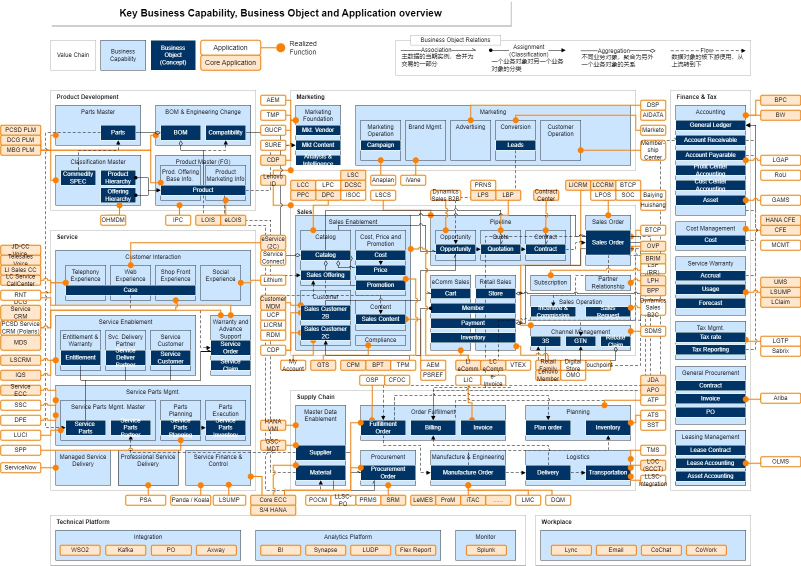
#> input picture 本地知识库/backup/Key Business Capability, Data Concept and Application overview.jpg, 1602 x 1131 px (shown at 1/2 size)
$ python -i image_quality_gate.py   (imports and definitions only)
#> lines starting #> are read from the running program, lines starting #| are printed output that depends on the picture; after the words box and inside, x2 and y2 are one past the last pixel; in counts of white or black regions, pixels touching at a corner belong together
"""Prompt and output gate shared by every paid image backend."""
from __future__ import annotations

import copy
import logging
import math
import statistics
from pathlib import Path
from typing import Any

import yaml
from PIL import Image, ImageFilter, ImageStat

from app.config import settings

logger = logging.getLogger(__name__)
_SPEC_PATH = Path(__file__).parent / "collage_prompt_spec.yaml"
# [2 lines not run here, left out]


# [12 lines left out: function get_image_spec, not called in this run]


def validate_image_specs() -> list[str]:
    errors: list[str] = []
    for name in IMAGE_SPECS:
        if name.startswith("_") or name == "version":
            continue
        try:
            spec = get_image_spec(name)
        except Exception as exc:
            errors.append(f"{name}: {exc}")
            continue
        if not spec.get("description"):
            errors.append(f"{name}: description missing")
        if not spec.get("vision_review_prompt"):
            errors.append(f"{name}: vision_review_prompt missing")
        if int(spec.get("max_retries", -1)) < 0 or int(spec.get("max_retries", 0)) > 2:
            errors.append(f"{name}: max_retries must be 0..2")
        if name == "ppt_collage":
            geometry = spec.get("grid_geometry") or {}
            normalization = geometry.get("normalization") or {}
            if geometry.get("on_detection_failure") not in {"vision_review", "reject"}:
                errors.append("ppt_collage: invalid grid detection fallback")
            if geometry.get("enforcement") not in {"hard", "hard_when_confident", "diagnostic_only"}:
                errors.append("ppt_collage: invalid grid geometry enforcement")
            if normalization.get("enabled"):
                if normalization.get("fit_mode") != "contain":
                    errors.append("ppt_collage: normalization must use contain mode")
                for key in ("margin_fraction", "gap_fraction"):
                    value = normalization.get(key)
                    if not isinstance(value, (int, float)) or not 0 <= float(value) <= 0.10:
                        errors.append(f"ppt_collage: invalid normalization.{key}")
#> further down, picture is the input picture: PIL image 1602x1131 RGB; mean R, G, B 208.5, 214.6, 219.5
    return errors


# [1 line that did not run here, left out]
# [2 lines not run here, left out]


# [38 lines left out: functions validate_image_prompt, enrich_image_prompt, _expected_aspect, not called in this run]


def _content_components(image: Image.Image) -> list[tuple[int, int, int, int]]:
    """Detect card-like regions against the collage's dominant border color."""
    original_width, original_height = image.size
#> original_width = 1602; original_height = 1131
    probe = image.convert("RGB")
    probe.thumbnail((600, 600))
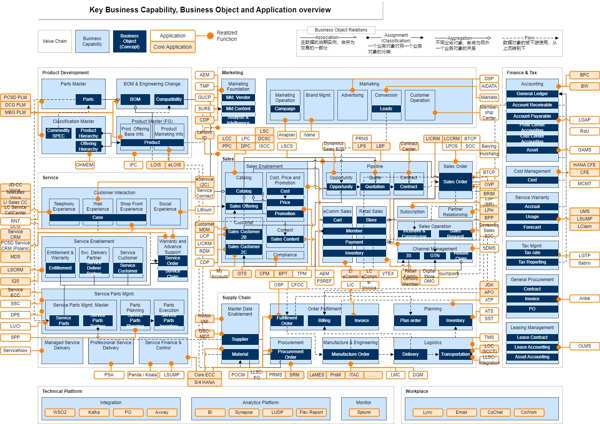
#> probe: PIL image 600x424 RGB; mean R, G, B 208.3, 214.3, 219.1
    width, height = probe.size
#> width = 600; height = 424
    pixels = probe.load()
    border = []
    step_x = max(1, width // 80)
#> step_x = 7
    step_y = max(1, height // 80)
#> step_y = 5
    for x in range(0, width, step_x):
        border.extend((pixels[x, 0], pixels[x, height - 1]))
#> after the loop, border = 172 items, first 6: (255, 255, 255), (255, 255, 255), (255, 255, 255), (255, 255, 255), (255, 255, 255), (255, 255, 255)
    for y in range(0, height, step_y):
        border.extend((pixels[0, y], pixels[width - 1, y]))
#> after the loop, border = 342 items, first 6: (255, 255, 255), (255, 255, 255), (255, 255, 255), (255, 255, 255), (255, 255, 255), (255, 255, 255)
    background = tuple(int(statistics.median(p[channel] for p in border)) for channel in range(3))
#> background = (255, 255, 255)

    mask = Image.new("L", (width, height), 0)
#> mask: PIL image 600x424 L; every value is 0
    mask_pixels = mask.load()
    for y in range(height):
        for x in range(width):
            color = pixels[x, y]
            distance = sum(abs(color[channel] - background[channel]) for channel in range(3))
            if distance >= 45:
                mask_pixels[x, y] = 255
    mask = mask.filter(ImageFilter.MaxFilter(11)).filter(ImageFilter.MinFilter(11))
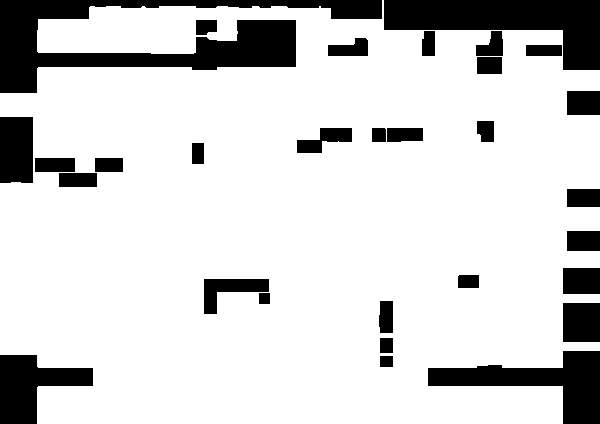
#> mask: PIL image 600x424 L; 82.4% white; 30 black regions, largest, box (x1, y1, x2, y2) and area: (0, 0, 382, 93) 13278, (384, 0, 600, 70) 7960, (428, 351, 600, 424) 5195

    raw = bytearray(mask.tobytes())
    components: list[tuple[int, int, int, int]] = []
    min_area = max(100, int(width * height * 0.008))
#> min_area = 2035
    for start in range(width * height):
        if raw[start] == 0:
            continue
        raw[start] = 0
        stack = [start]
        min_x = max_x = start % width
        min_y = max_y = start // width
        area = 0
        while stack:
            index = stack.pop()
            x, y = index % width, index // width
            area += 1
            min_x, max_x = min(min_x, x), max(max_x, x)
            min_y, max_y = min(min_y, y), max(max_y, y)
            if x and raw[index - 1]:
                raw[index - 1] = 0
                stack.append(index - 1)
            if x + 1 < width and raw[index + 1]:
                raw[index + 1] = 0
                stack.append(index + 1)
            if y and raw[index - width]:
                raw[index - width] = 0
                stack.append(index - width)
            if y + 1 < height and raw[index + width]:
                raw[index + width] = 0
                stack.append(index + width)
        box_width = max_x - min_x + 1
        box_height = max_y - min_y + 1
        aspect = box_width / max(box_height, 1)
        if area >= min_area and 1.1 <= aspect <= 2.2:
            components.append((min_x, min_y, max_x + 1, max_y + 1))
#> after the loop, components = [(0, 0, 600, 424)]
    scale_x = original_width / max(width, 1)
#> scale_x = 2.67
    scale_y = original_height / max(height, 1)
#> scale_y = 2.67
    scaled = [
        (
            round(left * scale_x),
            round(top * scale_y),
            round(right * scale_x),
            round(bottom * scale_y),
        )
        for left, top, right, bottom in components
    ]
#> scaled = [(0, 0, 1602, 1131)]
    return sorted(scaled, key=lambda box: (box[1], box[0]))


# [462 lines left out: functions _line_groups, _coverage_runs, _extend_row_boxes, _projected_grid_boxes, _long_separator_grid_boxes, _hough_grid_boxes and 4 more, not called in this run]


# [37 lines not run here, left out]


# [6 lines left out: function build_image_retry_prompt, not called in this run]

>>> from PIL import Image
>>> picture = Image.open('../../../本地知识库/backup/Key Business Capability, Data Concept and Application overview.jpg')
>>> result = _content_components(picture)
#> result = [(0, 0, 1602, 1131)]

$ run again, on 本地知识库/backup/DG宣贯.jpg
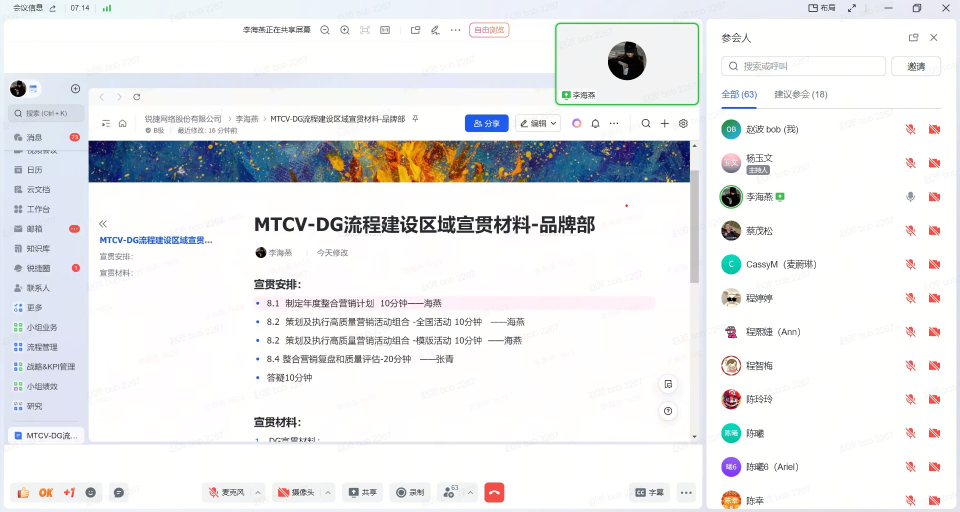
#> input picture 本地知识库/backup/DG宣贯.jpg, 1920 x 1023 px (shown at 1/2 size)
#> picture is the input picture: PIL image 1920x1023 RGB; mean R, G, B 233.9, 234.7, 236.4
#> in _content_components, `probe.thumbnail((600, 600))`:
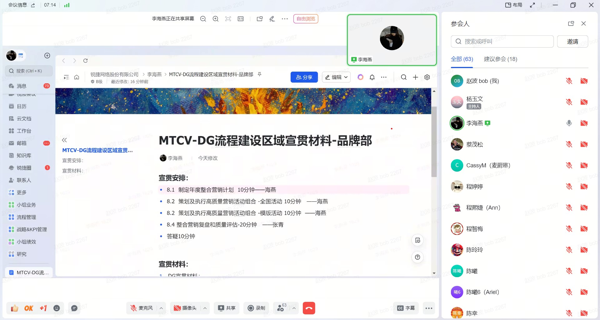
#> probe: PIL image 600x320 RGB; mean R, G, B 233.8, 234.6, 236.4
#> after the loop in _content_components, `for x in range(0, width, step_x):`: border = 172 items, first 6: (236, 246, 248), (234, 239, 245), (237, 246, 251), (235, 238, 247), (237, 247, 248), (234, 237, 250)
#> after the loop in _content_components, `for y in range(0, height, step_y):`: border = 332 items, first 6: (236, 246, 248), (234, 239, 245), (237, 246, 251), (235, 238, 247), (237, 247, 248), (234, 237, 250)
#> background = (231, 235, 246)
#> in _content_components, `mask = mask.filter(ImageFilter.MaxFilter(11)).filter(ImageFilter.MinFi..`:
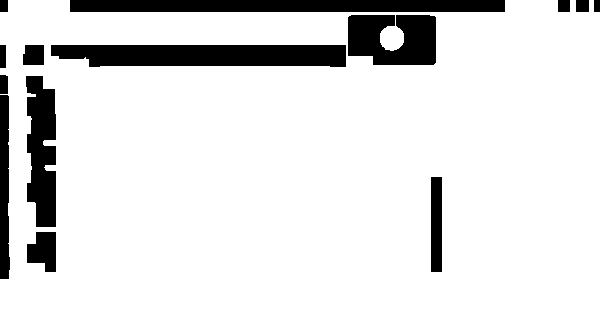
#> mask: PIL image 600x320 L; 87.9% white; 14 black regions, largest, box (x1, y1, x2, y2) and area: (51, 45, 346, 67) 5929, (70, 0, 505, 12) 5220, (348, 15, 436, 65) 3661
#> after the loop in _content_components, `for start in range(width * height):`: components = [(0, 0, 600, 320)]
#> scaled = [(0, 0, 1920, 1023)]
